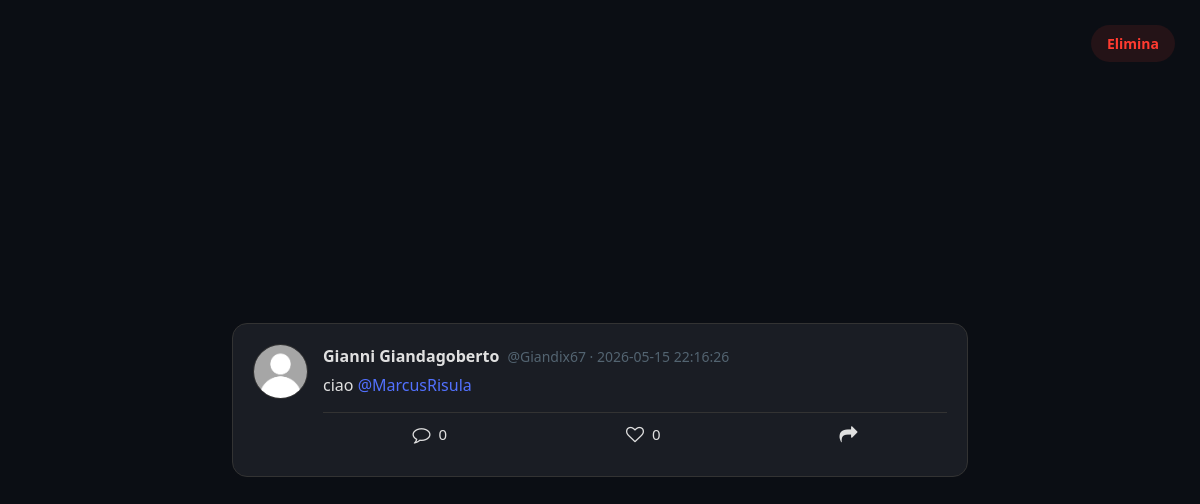
Page /post.php?post=19 on the committed database.
### tables this page shows
CREATE TABLE `post` (
  `Id_Post` int(30) NOT NULL,
  `NumLike` int(4) DEFAULT 0,
  `Condivisioni` int(4) DEFAULT 0,
  `Allegato` varchar(100) DEFAULT NULL,
  `Descrizione` varchar(300) NOT NULL,
  `Data_post` datetime NOT NULL,
  `Utente` varchar(15) NOT NULL
);

### post.php (the view, shortened to what this page needs)
<!DOCTYPE html>
<?php
    include "Connessione.php";
    $flag=false;
    if(isset($_SESSION['user'])){
        $NomeUtente = $_SESSION['user'];
    }else{
        $flag=true;
    }
    $post = isset($_GET['post']) ? $_GET['post'] : null;
    $livello = $_SESSION['livello'];
?>
<html lang="it">
<head>
    <link rel="stylesheet" href="StilePost.css">
    <link href="https://cdn.jsdelivr.net/npm/bootstrap@5.3.3/dist/css/bootstrap.min.css" rel="stylesheet">
    <link rel="stylesheet" type="text/css" href="//netdna.bootstrapcdn.com/font-awesome/4.1.0/css/font-awesome.min.css">
</head>
<body>
<?php
try {
    $connessione = new PDO("mysql:host=$host;dbname=$db", $user, $password);
        $sql = "SELECT Utente
                FROM post
                WHERE Id_Post = ?;";
        $preparata = $connessione->prepare($sql);
        $preparata->execute([$post]);
    if($riga = $preparata->fetch(PDO::FETCH_ASSOC)){
        if($livello==0 || $NomeUtente===$riga['Utente']){
            ?>
            <form action="EliminaPost.php" method="POST" onsubmit="return confirm('Sei sicuro di voler eliminare questo post?');">
                <button type="submit" class="btn-delete">
                    Elimina
                </button>
            </form>
            <?php
        }
    }
} catch(PDOException $e){
    die("Errore: " . $e->getMessage());
}
 ?>
    <div class="container">
        <div class="row justify-content-center">
            <div class="col-sm-12 col-md-10 col-lg-8">
                <?php
                try {
                    $connessione = new PDO("mysql:host=$host;dbname=$db", $user, $password);
                    if($flag){
                        $sql = "SELECT Id_Post, NumLike, Allegato, Descrizione, Data_post, Utente,
                            (SELECT COUNT(*) FROM commenti WHERE commenti.Id_Post = post.Id_Post) AS NumCommenti,
                            (SELECT Nome FROM utenti WHERE utenti.NomeUtente= post.Utente) AS Nome,
                            (SELECT Cognome FROM utenti WHERE utenti.NomeUtente= post.Utente) AS Cognome,
                            (SELECT Foto FROM utenti WHERE utenti.NomeUtente= post.Utente) AS Foto
                            FROM post
                            WHERE Id_Post = ?;";
                        $preparata = $connessione->prepare($sql);
                        $preparata->execute([$post]);
                    }
                    if($riga = $preparata->fetch(PDO::FETCH_ASSOC)){
                        $descrizione = $riga['Descrizione'];
                        $pattern = '/#([^\s!,?]+)/';
                        $DescrTag = preg_replace($pattern, '<a class="tag" href="ricerca.php?tag=$1">#$1</a>', $descrizione);
                        $patternUtenti = '/@([^\s!,?]+)/';
                        $UserTagDescr = preg_replace($patternUtenti, '<a class="tag" href="Profilo.php?user=$1">@$1</a>', $DescrTag);
                ?>
                    <div class="post-card">
                        <div class="post-content-wrapper">
                            <div class="post-left-column">
                                <img src="UploadProfili/<?=$riga['Foto']?>" class="avatar" alt="user profile image">
                            </div>
                            <div class="post-right-column">
                                <div class="post-heading">
                                    <a href="Profilo.php?user=<?=$riga['Utente']?>">
                                        <b class="user-full-name"><?=$riga['Nome']?> <?=$riga['Cognome']?></b>
                                    </a>
                                    <span class="text-utente time">@<?=$riga['Utente']?> · <?=$riga['Data_post']?></span>
                                </div>
                                <div class="post-description">
                                    <p><?=$UserTagDescr?></p>
                                </div>
                                <?php
                                if($flag){
                                    ?>
                                    <div class="stats">
                                        <a href="Index.php" class="stat-item">
                                            <i class="fa fa-comment-o"></i> <?=$riga['NumCommenti']?>
                                        </a>
                                        <a href="Index.php" class="stat-item" >
                                            <i class="fa fa-heart-o" id="icon-<?=$riga['Id_Post']?>" ></i>
                                            <span id="like-count-<?=$riga['Id_Post']?>"><?=$riga['NumLike']?></span>
                                        </a>
                                        <a href="Index.php" class="stat-item">
                                            <i class="fa fa-share"></i>
                                        </a>
                                    </div>
                                    <?php
                                }
                                ?>
                            </div>
                        </div>
                    </div>
                <?php
                    } else {
                        echo "<div class='post-card text-center'><p>Post non trovato, errore 404 Not Found</p></div>";
                    }
                } catch(PDOException $e){
                    die("Errore: " . $e->getMessage());
                }
                ?>
            </div>
        </div>
    </div>
</body>
</html>

### StilePost.css (style rules this page uses)
:root { --bg-color: #ffffff; --text-color: #212529; --card-bg: #ffffff; --primary-color: #9370DB; --border-color: #dee2e6; --text-muted: #65676b; }
[data-theme="dark"] { --bg-color: #0b0e14; --text-color: #e0e0e0; --card-bg: #1a1d24; --primary-color: #5271FF; --border-color: #333333; --text-muted: #8a8d91; }
body { background-color: var(--bg-color) !important; color: var(--text-color) !important; transition: all 0.3s ease; font-family: 'Segoe UI', Tahoma, Geneva, Verdana, sans-serif; min-height: 100vh; margin: 0; align-content: center; overflow: hidden; }
.post-card { background-color: var(--card-bg) !important; border: 1px solid var(--border-color); border-radius: 15px; color: var(--text-color); transition: background-color 0.3s ease; overflow: hidden; }
.post-content-wrapper { display: flex; padding: 20px; }
.post-left-column { margin-right: 15px; }
.post-right-column { flex: 1; display: flex; flex-direction: column; }
.avatar { width: 55px; height: 55px; border-radius: 50%; object-fit: cover; border: 1px solid var(--border-color); }
.post-heading { display: flex; align-items: baseline; gap: 8px; margin-bottom: 5px; }
.post-heading a { text-decoration: none !important; }
.user-full-name { font-size: 16px; color: var(--text-color); transition: color 0.2s; }
.time { font-size: 14px; color: var(--text-muted) !important; }
.post-description p { margin-bottom: 15px; font-size: 16px; line-height: 1.5; color: var(--text-color); }
.stats { display: flex; justify-content: space-around; padding: 10px 0; border-top: 1px solid var(--border-color); }
.stat-item { text-decoration: none; font-size: 15px; color: var(--text-color) !important; display: flex; align-items: center; gap: 8px; cursor: pointer; transition: opacity 0.2s, transform 0.1s; }
.stat-item i { font-size: 18px; }
.tag { color: var(--primary-color); text-decoration: none; font-weight: 500; }
a { color: inherit; }
.text-utente { color: rgb(83, 100, 113) !important; }
.btn-delete { position: absolute; top: 25px; right: 25px; display: inline-flex; align-items: center; gap: 8px; padding: 8px 16px; border-radius: 20px; font-size: 14px; font-weight: 600; cursor: pointer; transition: all 0.3s ease; border: none; background-color: rgba(255, 59, 48, 0.1); color: #ff3b30; }
form { display: inline; }

### rows in the picture
post: Utente "Giandix67", Data_post "2026-05-15 22:16:26", Descrizione "ciao", NumLike "0"

### other values in the picture
$riga['Nome'] "Gianni"
$riga['Cognome'] "Giandagoberto"
$riga['NumCommenti'] "0"
